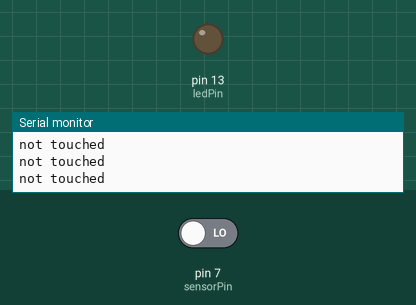
This sketch was run on a simulated Arduino Uno, built with avr-gcc and run on an emulated ATmega328P. Shown: output pins drawn as LEDs (lit = HIGH), the last lines printed to the serial monitor. The test bench sets the inputs (shaded band); at power-on: pin 7 (sensorPin) LOW.

Above: at 1.8 s.
1.9 s: pin 7 (sensorPin) driven HIGH
At 3.1 s:
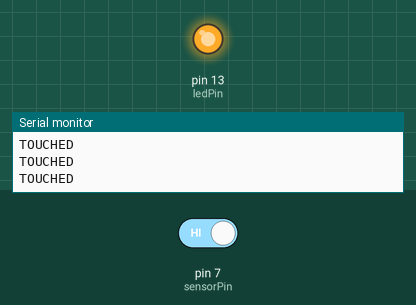
3.5 s: pin 7 (sensorPin) driven LOW
At 4.3 s:
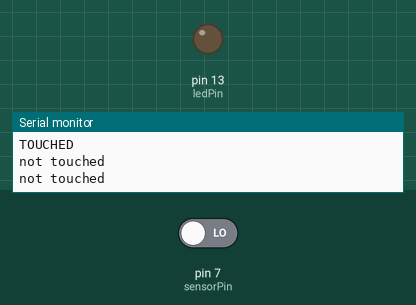
Timing chart, 0 to 6.5 s (numbered marks = the images above; inputs shaded):
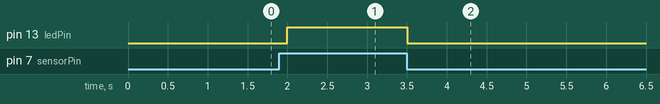

Measured:
- after the input at 1.9 s, pin 13 (ledPin): LOW → HIGH after 0.10 s
- after the input at 3.5 s, pin 13 (ledPin): HIGH → LOW at once

The sketch:

Touch_Sensor.ino
```cpp
//Digital Capacitive Touch Sensor Arduino Interfacing

int sensorPin = 7; // capactitive touch sensor - Arduino Digital pin D1

int ledPin = 13; // Output display LED (on board LED) - Arduino Digital pin D13

void setup() {
  Serial.begin(9600); //Begin Serial Monitor
  pinMode(ledPin, OUTPUT);   //Initilize as an Ouput
  pinMode(sensorPin, INPUT); //Initialize as an Input
}

void loop() {
  int senseValue = digitalRead(sensorPin);
  if (senseValue == 1){
    digitalWrite(ledPin, HIGH);
    Serial.println("TOUCHED"); //Prints Touched if sense value == 1 in serial Monitor and turns LED on
  }
  else{
    digitalWrite(ledPin,LOW);
    Serial.println("not touched"); //Prints not touched if sensor value doesn't ==1 in serial monitor and turns off led
  }
  delay(500); //delay of 500 miliseconds.

}
```
